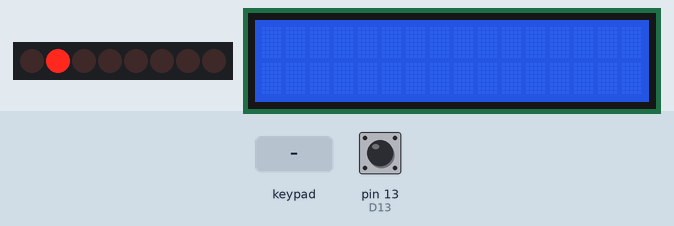
The sketch below on a simulated Arduino Uno, built with avr-gcc and run on an emulated ATmega328P. Shown: 8 shift-register outputs drawn as a row of LEDs (first output left, lit = HIGH), 16×2 character LCD. Wiring (inferred from the names in the program): shift register (74HC595): data pin 12; shift clock pin 10; latch pin 11. Wiring (inferred from the signals the program sends): row of LEDs: on Q0, Q1, Q2, Q3, Q4, Q5, Q6, Q7. Inputs (shaded band) come from the test bench; at power-on: pin 13 (D13) LOW.

Above: at 1.2 s.
1.3 s: key 'a' pressed
At 2.5 s:
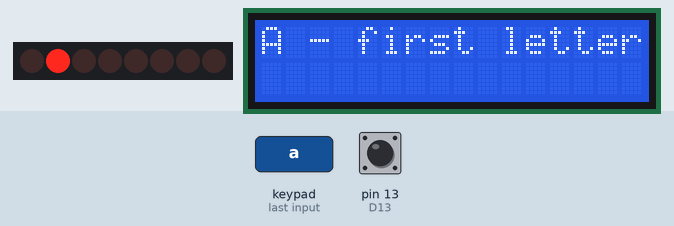
2.8 s: key 'b' pressed
At 4.0 s:
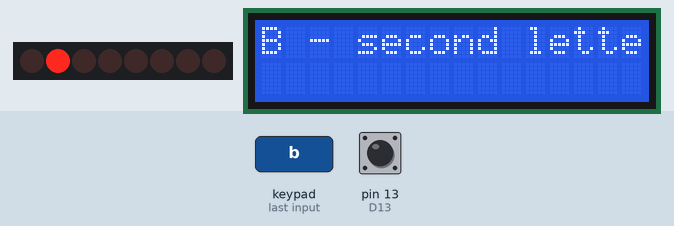
4.3 s: key 'c' pressed
At 4.7 s:
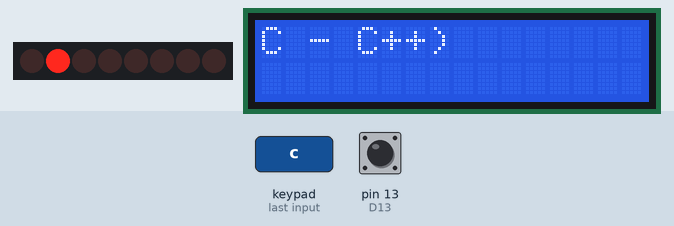
5.8 s: key 'd' pressed
At 7.0 s:
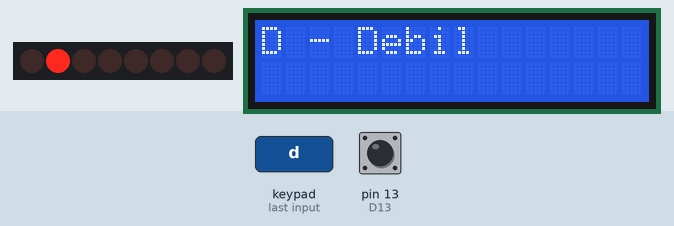
7.3 s: key 'e' pressed
At 7.9 s:
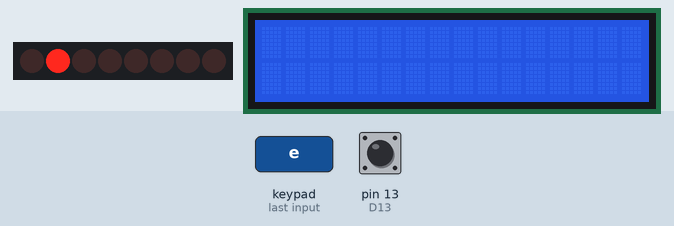
8.8 s: pin 13 (D13) pulsed HIGH 5 times (0.12 s each, 0.3 s apart)
At 9.25 s:
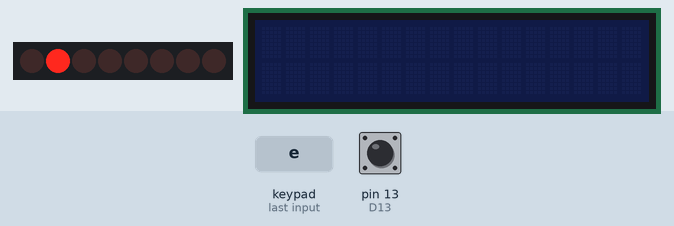
Timing chart, 0 to 11.8 s (numbered marks = the images above; inputs shaded):
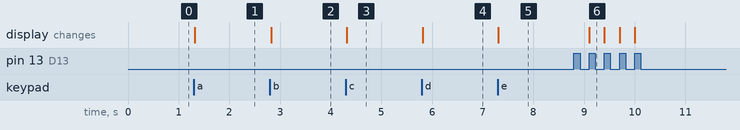

Measured:
- after the input at 1.3 s, the display: changes at once (image 1)
- after the input at 2.8 s, the display: changes at once (image 2)
- after the input at 4.3 s, the display: changes at once (image 3)
- after the input at 5.8 s, the display: changes at once (image 4)
- after the input at 7.3 s, the display: changes at once (image 5)
- after the input at 8.8 s, the display: changes after 0.30 s (image 6)

The sketch:

smart-home.ino
```cpp
#include <Keypad.h>
#include <Wire.h>
#include <LiquidCrystal_I2C.h>

#define D1 1
#define D2 2
#define D3 3
#define D4 4
#define D5 5
#define D6 6
#define D7 7
#define D8 8
#define D9 9
#define D10 10
#define D11 11
#define D12 12
#define D13 13

const byte ROWS = 4; // 4 строки
const byte COLS = 4; // 4 столбца

const char hexaKeys[ROWS][COLS] = {
  {'a','b','c','d'},
  {'e','f','g','h'},
  {'i','j','k','l'},
  {'m','o','p','q'}
};

LiquidCrystal_I2C lcd(0x27, 16, 2);

class MapForKeys {
  public:
    const char* const Info[16] =
    {
      "A - first letter",
      "B - second letter",
      "C - C++)",
      "D - Debil"
    };

    void getInfoAtKey(char key) {
      switch(key) {
        case 'a':
          lcd.print(Info[0]);
          break;
        case 'b':
          lcd.print(Info[1]);
          break;
        case 'c':
          lcd.print(Info[2]);
          break;
        case 'd':
          lcd.print(Info[3]);
          break;
      }
    }
};

const byte rowPins[ROWS] = {D5, D4, D3, D2}; // цифровые выводы строк
const byte colPins[COLS] = {D6, D7, D8, D9}; // цифровые выводы столбцов

Keypad customKeypad = Keypad(*hexaKeys, colPins, rowPins, COLS, ROWS);

void setup(){
  pinMode(D10, OUTPUT);
  pinMode(D11, OUTPUT);
  pinMode(D12, OUTPUT);
  pinMode(D13, INPUT);

  digitalWrite(D11, LOW);

  Serial.begin(9600);

  lcd.begin();
}

bool isTaken = false;
bool active = false;

int counter = 0;

MapForKeys keysMap;

void loop(){
  if(digitalRead(D13) == HIGH && !isTaken) {
    counter = counter + 1;

    if(counter % 2 == 1) {
      lcd.backlight();
    } else {
      lcd.noBacklight();
    }

    isTaken = true;
  }

  if(digitalRead(D13) == LOW) {
    isTaken = false;
  }

  char customKey = customKeypad.getKey();
  if (customKey){
    lcd.clear();

    keysMap.getInfoAtKey(customKey);
  }

  digitalWrite(D11, LOW);
  shiftOut(D12, D10, LSBFIRST, 0b01000000);
  digitalWrite(D11, HIGH);
}
```
